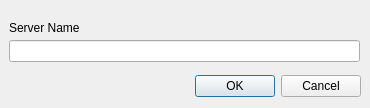
<?xml version="1.0" encoding="UTF-8"?>
<ui version="4.0">
 <class>EditServerEntry</class>
 <widget class="QDialog" name="EditServerEntry">
  <property name="geometry">
   <rect>
    <x>0</x>
    <y>0</y>
    <width>370</width>
    <height>108</height>
   </rect>
  </property>
  <property name="windowTitle">
   <string>Edit Server Entry</string>
  </property>
  <widget class="QDialogButtonBox" name="buttonBox">
   <property name="geometry">
    <rect>
     <x>20</x>
     <y>70</y>
     <width>341</width>
     <height>32</height>
    </rect>
   </property>
   <property name="orientation">
    <enum>Qt::Horizontal</enum>
   </property>
   <property name="standardButtons">
    <set>QDialogButtonBox::Cancel|QDialogButtonBox::Ok</set>
   </property>
  </widget>
  <widget class="QLineEdit" name="serverName">
   <property name="geometry">
    <rect>
     <x>9</x>
     <y>40</y>
     <width>351</width>
     <height>22</height>
    </rect>
   </property>
  </widget>
  <widget class="QLabel" name="nameLabel">
   <property name="geometry">
    <rect>
     <x>9</x>
     <y>20</y>
     <width>91</width>
     <height>16</height>
    </rect>
   </property>
   <property name="text">
    <string>Server Name</string>
   </property>
  </widget>
 </widget>
 <resources/>
 <connections>
  <connection>
   <sender>buttonBox</sender>
   <signal>accepted()</signal>
   <receiver>EditServerEntry</receiver>
   <slot>accept()</slot>
   <hints>
    <hint type="sourcelabel">
     <x>248</x>
     <y>254</y>
    </hint>
    <hint type="destinationlabel">
     <x>157</x>
     <y>274</y>
    </hint>
   </hints>
  </connection>
  <connection>
   <sender>buttonBox</sender>
   <signal>rejected()</signal>
   <receiver>EditServerEntry</receiver>
   <slot>reject()</slot>
   <hints>
    <hint type="sourcelabel">
     <x>316</x>
     <y>260</y>
    </hint>
    <hint type="destinationlabel">
     <x>286</x>
     <y>274</y>
    </hint>
   </hints>
  </connection>
 </connections>
</ui>
